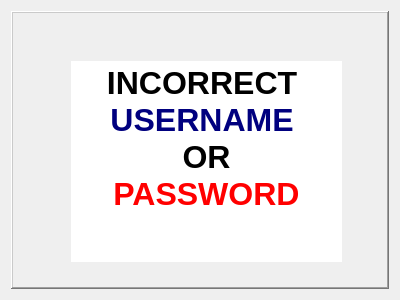
<?xml version="1.0" encoding="UTF-8"?>
<ui version="4.0">
 <class>Dialog</class>
 <widget class="QDialog" name="Dialog">
  <property name="geometry">
   <rect>
    <x>0</x>
    <y>0</y>
    <width>400</width>
    <height>300</height>
   </rect>
  </property>
  <property name="windowTitle">
   <string>Dialog</string>
  </property>
  <layout class="QGridLayout" name="gridLayout">
   <item row="0" column="0">
    <widget class="QFrame" name="frame">
     <property name="frameShape">
      <enum>QFrame::WinPanel</enum>
     </property>
     <property name="frameShadow">
      <enum>QFrame::Raised</enum>
     </property>
     <widget class="QTextEdit" name="textEdit">
      <property name="geometry">
       <rect>
        <x>60</x>
        <y>50</y>
        <width>271</width>
        <height>201</height>
       </rect>
      </property>
      <property name="frameShape">
       <enum>QFrame::NoFrame</enum>
      </property>
      <property name="html">
       <string>&lt;!DOCTYPE HTML PUBLIC &quot;-//W3C//DTD HTML 4.0//EN&quot; &quot;http://www.w3.org/TR/REC-html40/strict.dtd&quot;&gt;
&lt;html&gt;&lt;head&gt;&lt;meta name=&quot;qrichtext&quot; content=&quot;1&quot; /&gt;&lt;style type=&quot;text/css&quot;&gt;
p, li { white-space: pre-wrap; }
&lt;/style&gt;&lt;/head&gt;&lt;body style=&quot; font-family:'Noto Sans'; font-size:10pt; font-weight:400; font-style:normal;&quot;&gt;
&lt;p align=&quot;center&quot; style=&quot; margin-top:0px; margin-bottom:0px; margin-left:0px; margin-right:0px; -qt-block-indent:0; text-indent:0px;&quot;&gt;&lt;span style=&quot; font-size:24pt; font-weight:600;&quot;&gt;INCORRECT &lt;/span&gt;&lt;/p&gt;
&lt;p align=&quot;center&quot; style=&quot; margin-top:0px; margin-bottom:0px; margin-left:0px; margin-right:0px; -qt-block-indent:0; text-indent:0px;&quot;&gt;&lt;span style=&quot; font-size:24pt; font-weight:600; color:#00007f;&quot;&gt;USERNAME&lt;/span&gt;&lt;span style=&quot; font-size:24pt; font-weight:600;&quot;&gt; &lt;/span&gt;&lt;/p&gt;
&lt;p align=&quot;center&quot; style=&quot; margin-top:0px; margin-bottom:0px; margin-left:0px; margin-right:0px; -qt-block-indent:0; text-indent:0px;&quot;&gt;&lt;span style=&quot; font-size:24pt; font-weight:600;&quot;&gt;OR&lt;/span&gt;&lt;/p&gt;
&lt;p align=&quot;center&quot; style=&quot; margin-top:0px; margin-bottom:0px; margin-left:0px; margin-right:0px; -qt-block-indent:0; text-indent:0px;&quot;&gt;&lt;span style=&quot; font-size:24pt; font-weight:600; color:#ff0000;&quot;&gt;PASSWORD&lt;/span&gt;&lt;/p&gt;&lt;/body&gt;&lt;/html&gt;</string>
      </property>
     </widget>
    </widget>
   </item>
  </layout>
 </widget>
 <resources/>
 <connections/>
</ui>
